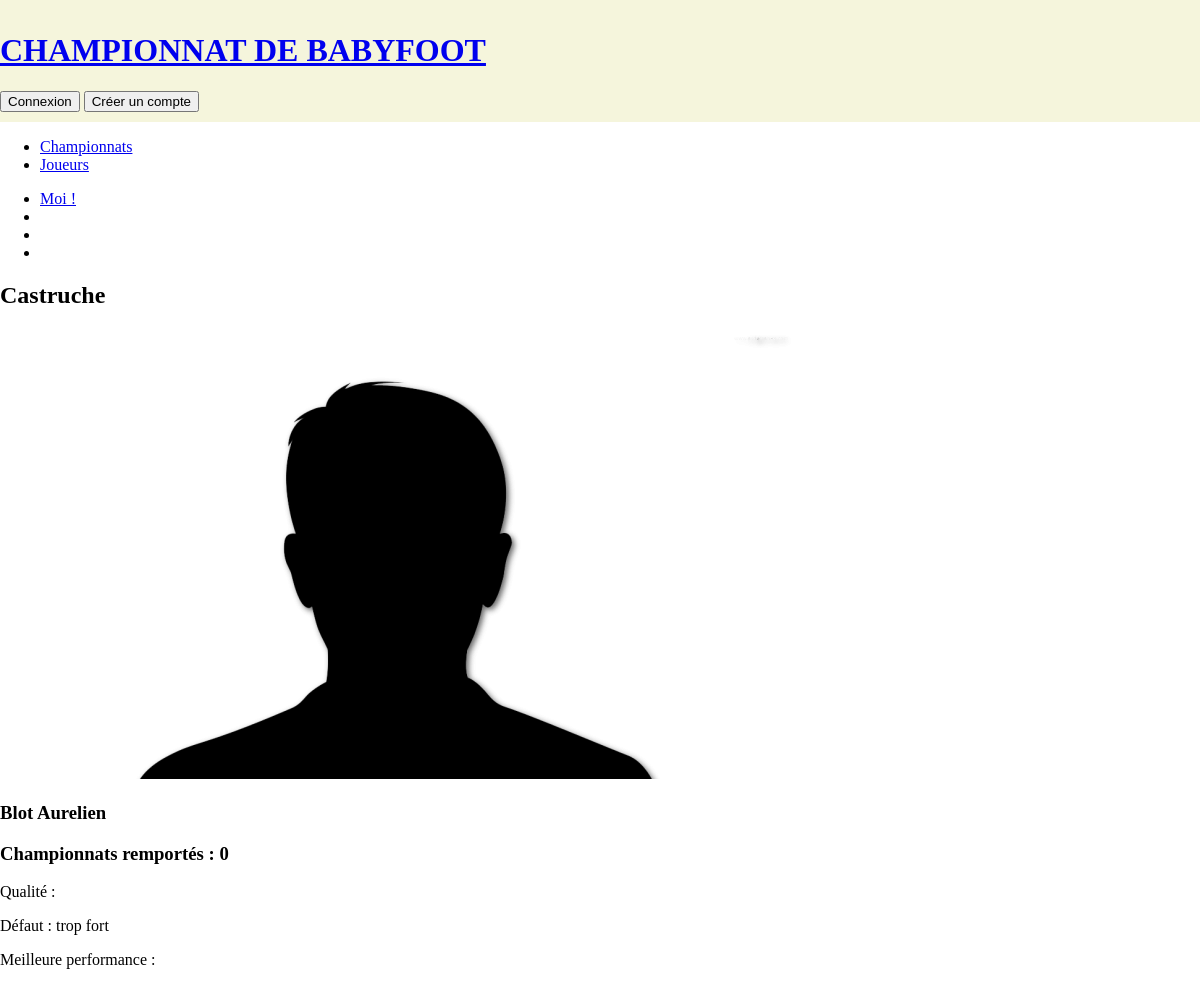
The app's page /joueurs.php?idJ=2 with its own data.
### tables this page shows
CREATE TABLE IF NOT EXISTS `joueurs` (
  `id_Joueur` int(25) NOT NULL AUTO_INCREMENT,
  `nom` varchar(255) NOT NULL,
  `prenom` varchar(255) NOT NULL,
  `surnom` varchar(255) NOT NULL,
  `password` varchar(255) NOT NULL,
  `meilleureperformance` varchar(255) DEFAULT NULL,
  `defaut` varchar(255) DEFAULT NULL,
  `qualité` varchar(255) DEFAULT NULL,
  `photo` varchar(255) DEFAULT 'img/photo_default.png',
  `victoireChamp` int(25) DEFAULT NULL,
  PRIMARY KEY (`id_Joueur`)
);

### joueurs.php (the view, shortened to what this page needs)
<?php session_start();
include'include/connexionBdd.php';
$listeJoueurs = $bdd->query('SELECT * FROM joueurs ORDER BY nom');
$detailJoueur = $bdd->prepare('SELECT * FROM joueurs WHERE id_Joueur =?');
if(isset($_GET['idJ'])){
    $detailJoueur = $bdd->prepare('SELECT * FROM joueurs WHERE id_Joueur =?');
    $detailJoueur->execute(array($_GET['idJ']));
}
?>
<!doctype html>
<html>
<head>
    <link rel="stylesheet" type="text/css" href="css/style.css" />
</head>
<body>
<header>
	<div class="wrap">
    	<?php include'include/banniere.php'; ?>
	</div>
</header>
<div id="content">
	<div class="wrap">
		<nav>
			<?php include'include/navJoueurs.php'; ?>
		</nav>
        <?php
        if(!isset($_GET['idJ'])) {
            while ($donnees = $listeJoueurs->fetch()) {
                ?>
                <div class="liendetailJoueur">
                <a href="joueurs.php?idJ=<?php echo $donnees['id_Joueur']; ?>"><img id="photoJoueur"
                                                                                    src="<?php echo $donnees['photo']; ?>"></a>
                <p id="nomJoueur"><?php echo $donnees['surnom']; ?></p>
                </div>
                <?php
            }
        }
        else{
            while ($donnees =  $detailJoueur->fetch()){
                ?>
                <h2 id="surnomJoueur"><?php echo $donnees['surnom']; ?></h2>
                <img src="<?php echo $donnees['photo']; ?>">
                <h3 id="nomCompletJoueur"><?php echo $donnees['nom']; ?> <?php echo $donnees['prenom']; ?></h3>
                <h3>Championnats remportés : <?php echo $donnees['victoireChamp']; ?></h3>
                <p>Qualité : <?php echo $donnees['qualite']; ?></p>
                <p>Défaut : <?php echo $donnees['defaut']; ?></p>
                <p>Meilleure performance : <?php echo $donnees['meilleureperformance']; ?></p>
                <?php
            }
        }
        ?>
	</div>
</div>
</body>
</html>

### css/style.css (style rules this page uses)
body { margin: 0; }
.wrap { max-width: 1200px; margin :0 auto; }
header { background-color: beige; padding-bottom: 0.67em; }

### records on screen
joueurs: surnom "Castruche", photo (placeholder picture), nom "Blot", prenom "Aurelien", victoireChamp "0", defaut "trop fort"
